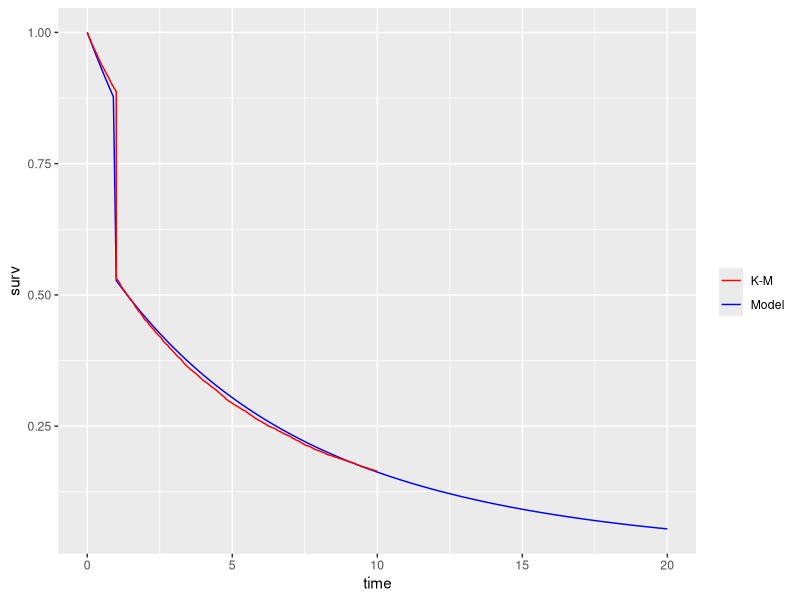

Recreate this plot in R.
library(survival)
library(ggplot2)

#Data simulation

N = 10000;
r = 2;
alpha = 10;
p = 0.35;
#censoring point > 1 (uniform for all subjects)
C=10;

#Inverse-CDF method to simulate from Lomax distribution with uniform censoring
rlomax_cen <- function(N, r, alpha, C) {
  
  f = runif(N);
  
  X = -alpha*( -1 + (1-f)**(1/r))*(1-f)**(-1/r) ; 
  
  X[which(X>=C)]=C;
  
  return ( X );
  
}

D = rbinom(N, 1, p);
t = (D==1)+(D==0)*rlomax_cen(N,r,alpha,C);

#Make a data frame for Kaplan-Meier
for_km <- data.frame( time = t,
                      status = (t<C) ) ;

#The following two columns are from a Kaplan-Meier dataframe, which can come from user's dataframe
#IMPORTANT: 
#if your "time" is recorded in days, you should normalize it to month by dividing by 28
#if your "time" is recorded in weeks, you should normalize it to month by dividing by 4
#if your "time" is recorded in years, you should normalize it to month by multiplying it by 12
t_uncen<-for_km$t[which(for_km$t<C)];
t_cen<-for_km$t[which(for_km$t>=C)];

#Create a logsumexp function to avoid computation error
logsumexp <- function (a,b) {
  
  c = pmax(a,b);
  return (c + log(exp(a-c)+exp(b-c))) ;
  
}

###Lomax + 1-inflated likelihood function
lomax_1f <- function(par,uncen,cen) {
  
  r=par[1];
  alpha=par[2]
  p=par[3];
  
  I0=which(uncen<=1);
  I1=which(uncen>1);
  
  #if uncen > 1  
  LL1=log(1-p)+log(r)-log(alpha)+(r+1)*log(alpha/(alpha+uncen[I1]));
  
  #if uncen <= 1  
  LL2=logsumexp(rep(log(p),length(I0)),
                log(1-p)+log(r)-log(alpha)+(r+1)*log(alpha/(alpha+uncen[I0])));
  
  #if cen  
  LL_cen = r*log(alpha/(alpha+cen)) + log(1-p);
  
  return (-sum(LL1)-sum(LL2)-sum(LL_cen));
}


solution=optim(par=c(1,1,.5),fn=lomax_1f,
               uncen=t_uncen, cen=t_cen,
               method="L-BFGS-B",
               lower=c(1e-5,1e-5,1e-5), upper=c(Inf,Inf,.999))


###Lomax + 1-inflated survival function
lomax1f_surv <- function(par,t) {
  
  r=par[1];
  alpha=par[2];
  p=par[3];
  
  cdf=t;
  surv=t;
  
  for (i in (1:length(t)) ) {
    
    if (t[i]>=1) {
      cdf[i] = 1-(1-p)*(alpha/(alpha+t[i]))^r;
      surv[i] = 1 - cdf[i];
    }
    else {
      cdf[i] = 1-(alpha/(alpha+t[i]))^r;
      surv[i] = 1-cdf[i];
    }
  }
  
  return ( data.frame(time=t,
                      surv=surv) );
  
}

lomax1f_df<-lomax1f_surv(solution$par,c(seq(0, 20, by = .1)))

#Kaplan-Meier curve
fit.km = survfit( Surv(for_km$time, for_km$status) ~ 1, conf.int=F)
km_df <- data.frame(fit.km$time,fit.km$surv)

#Plot them side by side
ggplot() + 
  geom_line(data = lomax1f_df, aes( x=time, y=surv, color = "Model")) +
  geom_line(data = km_df, aes( x=fit.km.time, y=fit.km.surv, color = "K-M")) + 
  scale_color_manual(name = "", 
                     values = c("Model"="blue", "K-M" = "red"))
#see the png file in repository

####Final Remark
#Simulation also reveals parameter recovery is less precise than one hopes. But this does not seem to affect the model fitting to the data.

